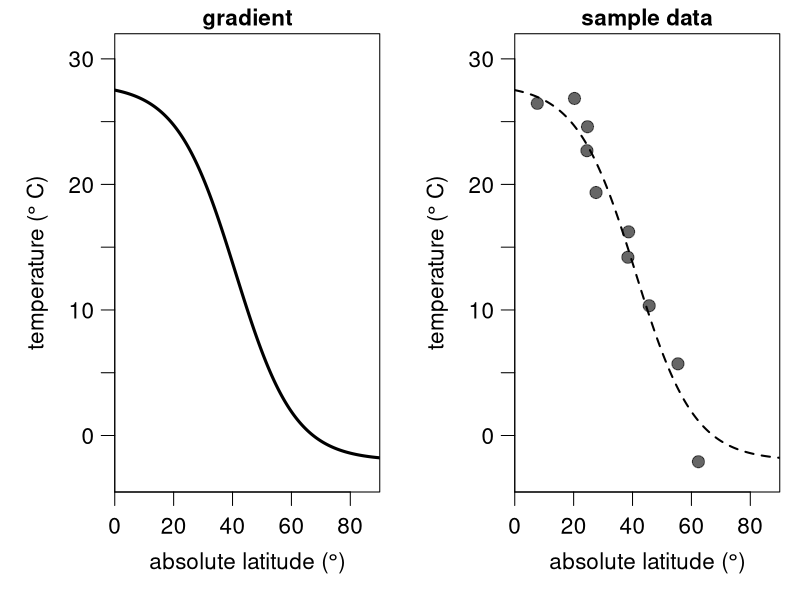
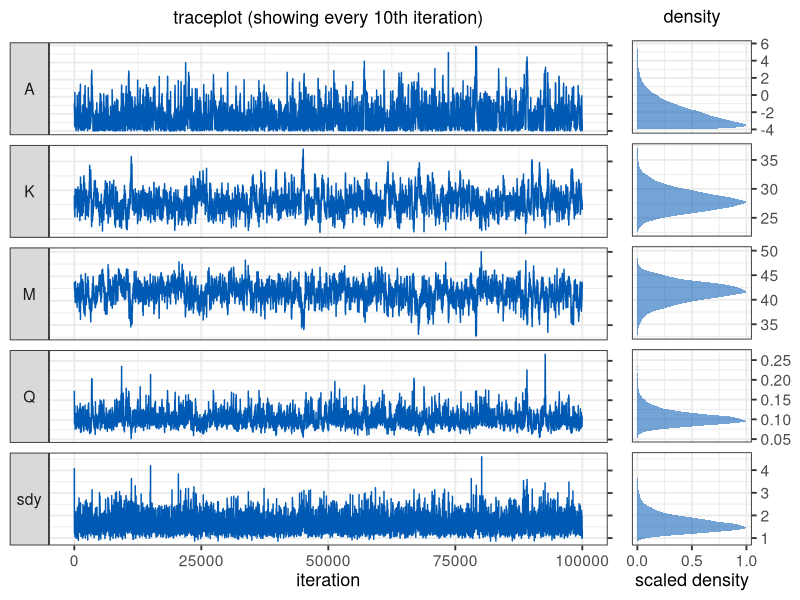
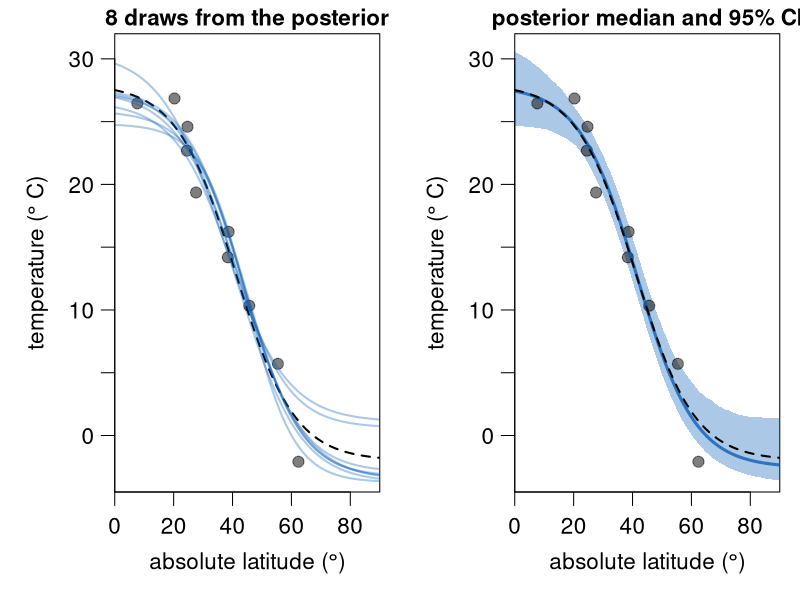

Generate these figures, in order, with R:
######################################################
######################################################
### A Metropolis-Hastings algorithm for Latitudinal
### Temperature Gradients
###
### by Kilian Eichenseer
### February 2022
###
######################################################
######################################################
### FUNCTIONS

gradient <- function(x, coeff, sdy) { # sigma is labelled "sdy"
  A = coeff[1]
  K = coeff[2]
  M = coeff[3]
  Q = coeff[4]
  return(A + max(c(K-A,0))/((1+(exp(Q*(x-M))))) + rnorm(length(x),0,sdy))
}

loglik <- function(x, y,  coeff, sdy) {
  A = coeff[1]
  K = coeff[2]
  M = coeff[3]
  Q = coeff[4]
  pred = A + max(c(K-A,0))/((1+(exp(Q*(x-M)))))
  return(sum(dnorm(y, mean = pred, sd = sdy, log = TRUE)))
}

logprior <- function(coeff) {
  return(sum(c(
    dunif(coeff[1], -4, 40, log = TRUE),
    dunif(coeff[2], -4, 40, log = TRUE),
    dnorm(coeff[3], 45, 10, log = TRUE),
    dlnorm(coeff[4], -2, 1, log = TRUE))))
}

logposterior <- function(x, y, coeff, sdy){
  return (loglik(x, y, coeff, sdy) + logprior(coeff))
}

MH_propose <- function(coeff, proposal_sd){
  return(rnorm(4,mean = coeff, sd= c(.5,.5,.5,0.01)))
}

# Main MCMCM function
run_MCMC <- function(x, y, coeff_inits, sdy_init, nIter){
  ### Initialisation
  coefficients = array(dim = c(nIter,4)) # set up array to store coefficients
  coefficients[1,] = coeff_inits # initialise coefficients
  sdy = rep(NA_real_,nIter) # set up vector to store sdy
  sdy[1] = sdy_init # intialise sdy
  A_sdy = 3 # parameter for the prior on the inverse gamma distribution of sdy
  B_sdy = 0.1 # parameter for the prior on the inverse gamma distribution of sdy
  n <- length(y)
  shape_sdy <- A_sdy+n/2 # shape parameter for the inverse gamma
  
  ### The MCMC loop
  for (i in 2:nIter){ 
    
    ## 1. Gibbs step to estimate sdy
    sdy[i] = sqrt(1/rgamma(
      1,shape_sdy,B_sdy+0.5*sum((y-gradient(x,coefficients[i-1,],0))^2)))
    
    ## 2. Metropolis-Hastings step to estimate the regression coefficients
    proposal = MH_propose(coefficients[i-1,]) # new proposed values
    if(any(proposal[4] <= 0)) HR = 0 else # Q needs to be >0
      # Hastings ratio of the proposal
      HR = exp(logposterior(x = x, y = y, coeff = proposal, sdy = sdy[i]) -
                 logposterior(x = x, y = y, coeff = coefficients[i-1,], sdy = sdy[i]))
    # accept proposal with probability = min(HR,1)
    if (runif(1) < HR){ 
      coefficients[i,] = proposal
      # if proposal is rejected, keep the values from the previous iteration
    }else{
      coefficients[i,] = coefficients[i-1,]
    }
  } # end of the MCMC loop
  
  ###  Function output
  output = data.frame(A = coefficients[,1],
                      K = coefficients[,2],
                      M = coefficients[,3],
                      Q = coefficients[,4],
                      sdy = sdy)
  return(output)
}

### Taking samples
set.seed(10)
sample_lat <- runif(10,0,90)
sample_data <- data.frame(
  x = sample_lat, 
  y = gradient(x = sample_lat, coeff = c(-2.0, 28, 41, 0.1), sd = 2))

### Analysis
nIter <- 100000
print(system.time({m <- run_MCMC(x = sample_data$x, y = sample_data$y,
                                 coeff_inits = c(0,30,45,0.2), sdy_init = 4, nIter = nIter)}))

######################################################
######################################################
### PLOTS

######################################################
## Plots of the data
layout(matrix(c(1,2), nrow = 1, ncol = 2, byrow = TRUE))

par(mar = c(4,4.25,1.25,0.75), las = 1, mgp = c(2.25,0.75,0), cex = 1.35)
latitude <- seq(0,90,by=0.2)
temperature <- gradient(x = latitude, coeff = c(-2.0, 28, 41, 0.1), sd = 0)
plot(latitude, temperature, type = "l", lwd = 3, ylim = c(-4.5,32), xlab = expression ("absolute latitude ("*degree*")"), yaxt = "n", ylab = expression("temperature ("*degree~"C)"), yaxs = "i", xaxs = "i",
     xlim = c(0,90), main = "gradient", cex.main = 1)
axis(2,seq(-5,30,5),c(NA,0,NA,10,NA,20,NA,30))


plot(latitude, temperature, type = "l", lwd = 2, ylim = c(-4.5,32), xlab = expression ("absolute latitude ("*degree*")"), yaxt = "n", ylab = expression("temperature ("*degree~"C)"), yaxs = "i", xaxs = "i",
     xlim = c(0,90), main = "sample data", lty= 2, cex.main = 1)
points(sample_data$x, sample_data$y,  pch = 19, cex = 1.2, col = rgb(0,0,0,0.6), xpd = T)
axis(2,seq(-5,30,5),c(NA,0,NA,10,NA,20,NA,30))

######################################################
## Posterior checks

library(ggplot2)
library(dplyr)
library(reshape)
library(cowplot)
m <- m %>% mutate(iteration = 1:nrow(.))
mm <- melt(m,id.vars = "iteration")

facet.labs = c("F", "K", "M", "Q", expression(sigma["y"]))
names(facet.labs) <- c("A", "K", "M", "Q", "sdy")

p1 <- ggplot(mm %>% filter(iteration %% 10 == 0)) + geom_line(aes(x = iteration, y = value),
                                                              colour = rgb(0,0.35,0.7,1))+
  facet_grid(variable ~ ., switch = "y",scales = "free_y",
             labeller = labeller(variable = facet.labs)) + 
  theme(legend.position = "none")+
  theme_bw(base_size = 14)+
  theme(strip.text.y.left = element_text(angle = 0))+
  scale_y_continuous(position = "right")+
  ylab(NULL)+
  ggtitle(expression("traceplot (showing every 10th"~"iteration)"))+ 
  theme(plot.title = element_text(size = 13, face = "bold",hjust = 0.5),
        axis.title=element_text(size=13), axis.text.y=element_blank(),)


p2 <- ggplot(mm %>% filter(iteration %% 10 == 0)) +
  #geom_vline(aes(xintercept = trueval), colour = "black", size = 1,linetype = "solid")+
  
  stat_density(aes(x = value, y =..scaled..), 
               fill = rgb(0,0.35,0.7,0.55), size = 1.5)+
  facet_grid(variable ~ ., scales = "free_y")+ 
  theme(legend.position = "none")+
  theme_bw(base_size = 14)+
  theme(strip.background = element_blank(),
        strip.text.y = element_blank())+ 
  scale_y_continuous(position = "left",breaks = c(0,0.5,1))+
  scale_x_continuous(position = "top")+
  coord_flip()+
  ylab("scaled density")+
  xlab(NULL)+
  ggtitle(expression("density"))+ 
  theme(plot.title = element_text(size = 13, face = "bold",hjust = 0.5),
        axis.title=element_text(size=13))

plot_grid(p1, p2, ncol = 2, labels = c("", ""),
          rel_widths = c(7,2))

######################################################
## Gradient from posterior
# function for plotting the 95 % CI shading
error_polygon <- function(x,en,ep,color) {
  polygon( c(x[1], x, x[length(x)], x[length(x)], rev(x), x[1]),
           c((ep)[1],ep, (ep)[length(ep)], (en)[length(en)], rev(en), (en)[1]),
           border = NA, col = color)
}
#
burnin <- 10000
layout(matrix(c(1,2), nrow = 1, ncol = 2, byrow = TRUE))
par(mar = c(4,4.25,1.25,0.75), las = 1, mgp = c(2.25,0.75,0), cex = 1.35)
latitude <- seq(0,90,by=0.5)
temperature <- gradient(x = latitude, coeff = c(-2.0, 28, 41, 0.1), sdy = 0)
plot(latitude, temperature, type = "l", lwd = 2, ylim = c(-4.5,32), xlab = expression ("absolute latitude ("*degree*")"), yaxt = "n", ylab = expression("temperature ("*degree~"C)"), yaxs = "i", xaxs = "i", lty = 2,
     xlim = c(0,90), main = "8 draws from the posterior", cex.main = 1)
points(sample_data$x, sample_data$y,  pch = 19, cex = 1.1, col = rgb(0,0,0,0.5), xpd = T)
replicate(8, points(latitude, gradient(x = latitude, coeff = unlist(m[sample((burnin+1):nIter,1),1:5]), sdy = 0), type = "l", col = rgb(0,0.35,0.7,0.33), lwd = 2))
axis(2,seq(-5,30,5),c(NA,0,NA,10,NA,20,NA,30))


### Calculate confidence intervals
sample_it <- sample((burnin+1):nIter,1000)
grad_025 <- sapply(1:length(latitude), function(f) quantile(apply(m[sample_it,1:5],1,function(a) gradient(x=latitude[f], coeff =  a, sdy = 0)), probs = 0.025))
grad_975 <- sapply(1:length(latitude), function(f) quantile(apply(m[sample_it,1:5],1,function(a) gradient(x=latitude[f], coeff =  a, sdy = 0)), probs = 0.975))


### Calculate confidence intervals
sample_it <- sample((burnin+1):nIter,1000)
grad_025 <- sapply(1:length(latitude), function(f) quantile(apply(m[sample_it,1:5],1,function(a) gradient(x=latitude[f], coeff =  a, sdy = 0)), probs = 0.025))
grad_975 <- sapply(1:length(latitude), function(f) quantile(apply(m[sample_it,1:5],1,function(a) gradient(x=latitude[f], coeff =  a, sdy = 0)), probs = 0.975))


plot(latitude, temperature, type = "n", lwd = 2, ylim = c(-4.5,32), xlab = expression ("absolute latitude ("*degree*")"), yaxt = "n", ylab = expression("temperature ("*degree~"C)"), yaxs = "i", xaxs = "i", lty = 2,
     xlim = c(0,90), main = "posterior median and 95% CI", cex.main = 1)

error_polygon <- function(x,en,ep,color) {
  polygon( c(x[1], x, x[length(x)], x[length(x)], rev(x), x[1]),
           c((ep)[1],ep, (ep)[length(ep)], (en)[length(en)], rev(en), (en)[1]),
           border = NA, col = color)
}
error_polygon(latitude,grad_025,grad_975,rgb(0,0.35,0.7,0.33))
points(sample_data$x, sample_data$y,  pch = 19, cex = 1.1, col = rgb(0,0,0,0.5), xpd = T)

points(latitude, gradient(x=latitude, coeff =  apply(m[sample_it,1:5],2,median), sdy = 0), type = "l", lwd = 3, col = rgb(0,0.35,0.7,0.75))
points(latitude, temperature, type = "l", lwd = 2, lty = 2)
axis(2,seq(-5,30,5),c(NA,0,NA,10,NA,20,NA,30))
